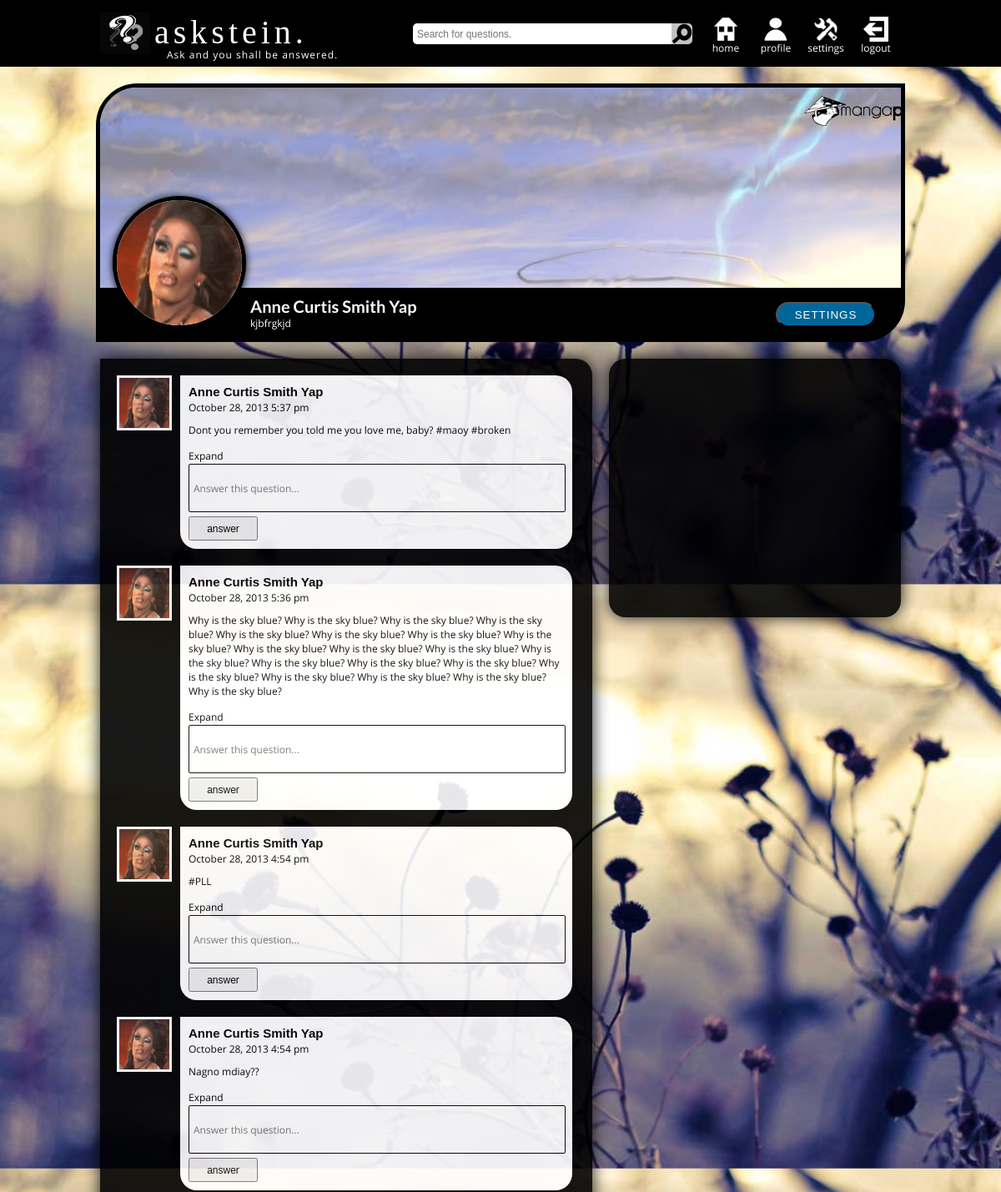
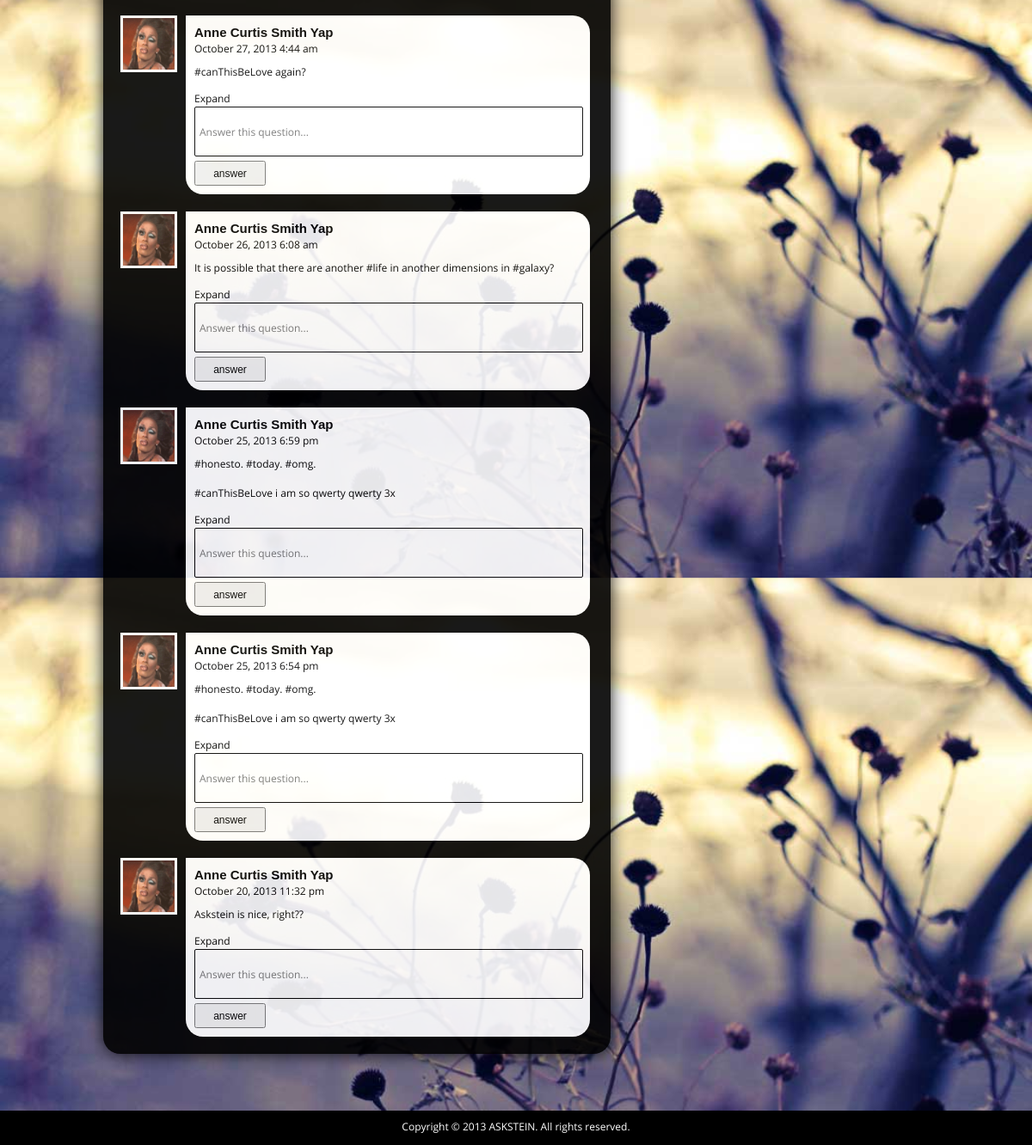
Page /user_profile.php?profile_id=24 (signed in) on the committed database (2 pictures, top to bottom).
### tables this page shows
CREATE TABLE IF NOT EXISTS `user_profiles` (
  `user_id` int(255) NOT NULL,
  `firstname` varchar(255) DEFAULT NULL,
  `lastname` varchar(255) DEFAULT NULL,
  `bio` varchar(140) DEFAULT NULL,
  `gender` enum('MALE','FEMALE') DEFAULT 'MALE',
  `location` varchar(255) DEFAULT NULL,
  `birthdate` date DEFAULT '0000-00-00',
  `prof_pic` varchar(255) NOT NULL DEFAULT 'default.gif',
  `cover_pic` varchar(255) NOT NULL DEFAULT 'default.jpg',
  PRIMARY KEY (`user_id`),
  KEY `user_id` (`user_id`)
);

CREATE TABLE IF NOT EXISTS `users` (
  `user_id` int(255) NOT NULL AUTO_INCREMENT,
  `username` varchar(255) NOT NULL,
  `password` varchar(255) NOT NULL,
  `email_address` varchar(255) NOT NULL,
  PRIMARY KEY (`user_id`)
);

CREATE TABLE IF NOT EXISTS `questions` (
  `question_id` int(255) NOT NULL AUTO_INCREMENT,
  `num_of_followers` int(255) NOT NULL,
  `user_id` int(255) DEFAULT NULL,
  `content` text NOT NULL,
  `ask_date` timestamp NOT NULL DEFAULT CURRENT_TIMESTAMP,
  PRIMARY KEY (`question_id`),
  KEY `user_id` (`user_id`)
);

### process/common.php (called while the page is built, shortened)
<?php
	function formatizeTime($time) {
		return date("F j, Y g:i a", strtotime($time));
	}
?>

### user_profile.php (the view, shortened to what this page needs)
<?php
	include('process/common.php');
	$user_id = $_SESSION['userid'];
	$profile_id = $_GET['profile_id'];
	$user_profile = mysql_query("SELECT * FROM user_profiles WHERE user_id = '$profile_id'");
	$user_profile = mysql_fetch_array($user_profile);
	$questions_result = mysql_query(
		"SELECT users.user_id,
				questions.content,
				questions.ask_date,
				questions.question_id,
				user_profiles.firstname,
				user_profiles.lastname,
				user_profiles.prof_pic
		FROM users
		INNER JOIN user_profiles
		INNER JOIN questions
		ON users.user_id = user_profiles.user_id
		AND questions.user_id = users.user_id
		WHERE users.user_id = '$profile_id'
		ORDER BY questions.question_id DESC");
	$question_list = array();
	while ($question = mysql_fetch_array($questions_result)) {
		array_push($question_list, $question);
	}
?>
<?php include('fronts/header.php'); ?>
		<div class="wrapper">
			<div class="cover">
				<div class="cover_info" style="background: url('images/cover_pics/<?= $user_profile['cover_pic']; ?>')"></div>
				<div class="user_info_container">
					<?php
						if ($profile_id != $user_id) {
							$hasFollowed = mysql_query("SELECT * FROM user_follow WHERE follower_id = '$user_id' AND follow_id = '$profile_id'");
							if (mysql_num_rows($hasFollowed) == 0) {
								echo '<a href="process/follow_user.php?toBeFollowed='.$profile_id.'"><input type="button" id="follow_button" value="FOLLOW"/></a>';
							} else {
								echo '<a href="process/follow_user.php?toBeUnfollowed='.$profile_id.'"><input type="button" id="follow_button" value="UNFOLLOW"/></a>';
							}
						} else {
							echo '<a href="settings.php?"><input type="button" id="follow_button" value="SETTINGS"/></a>';
						}
					?>
					<img src="images/prof_pics/<?= $user_profile['prof_pic']; ?>" class="prof_pic"/>
					<div class="user_info"><a href="#"><?php echo $user_profile['firstname'] . ' ' . $user_profile['lastname']; ?></a></div>
					<div class="user_description"><?php echo $user_profile['bio']; ?></div>
				</div>
			</div>
			<div class="content">
				<div class="container0" style="border-radius: 0px 20px 20px 20px;">
					<?php foreach ($question_list as $question) : ?>
						<div class="question">
							<div id="profile_picture" style="background: url('images/prof_pics/<?= $question['prof_pic']; ?>') no-repeat; background-size: 60px 60px"></div>
							<div class="question_content">
								<div id="username"><a href="#"><?php echo $question['firstname'] . ' ' . $question['lastname']; ?></a></div>
								<div class="question_info"><?= formatizeTime($question['ask_date']); ?></div>
								<div id="question_text"><?php echo nl2br($question['content']); ?></div>
								<a href="<?php echo 'question_content.php?question_id=' . $question['question_id']; ?>" type="button" class="question_buttons" name="follow_question">Expand</a><br>
								<form action="#" method="POST">
									<input type="textarea" id="answer" placeholder="Answer this question..."/>
									<input type="submit" id="answer_button" value="answer">
								</form>
							</div>
						</div>
					<?php endforeach; ?>
				</div>
				<div class="container1" style="height: 300px"></div>
			</div>
		</div>
<?php include('fronts/footer.php'); ?>

### styles.css (style rules this page uses)
* { margin: 0px auto; padding: 0px; }
a { text-decoration: none; }
html, body { height: 100%; background: url("images/background/1.jpg"); background-size: 100% auto; background-attachment:fixed; }
body { border-top: 1px solid transparent; margin-top: -1px; }
.wrapper { min-height: 100%; }
.cover { width: 960px; height: 300px; margin-top: 20px; border-radius: 50px 0px; border: 5px solid black; margin-bottom: 20px; }
.cover .cover_info { width: 960px; height: 240px; background: url("images/background/bg13.jpg"); border-radius: 44px 0px 0px 0px; }
.cover .user_info_container { width: 960px; height: 50px; background: black; padding-top: 10px; border-radius: 0px 0px 40px 0px; }
.cover .user_info_container #follow_button { width: 120px; height: 30px; float: right; background: #006699; color: white; letter-spacing: 1px; border-radius: 20px; margin: 7px 30px 0 0; }
.cover .user_info_container .prof_pic { width: 150px; height: 150px; background: white; float: left; margin: -120px 0px 0px 15px; border: 5px solid black; border-radius: 120px; box-shadow: 0 1px 10px; }
.cover .user_info_container .user_info a { font-family: 'Lato'; font-size: 20px; margin-left: 5px; color: white; }
.cover .user_info_container .user_description { font-family: 'Open Sans'; font-size: 12px; margin-left: 180px; color: white; }
.content { width: 960px; height: auto; }
.content .container0 { width: 590px; height: auto; background: black; float: left; border-radius: 0px 20px 20px 20px; box-shadow: 0px 0px 20px black; opacity: .9; }
.content .container0 .question { width: 550px; height: auto; margin: 20px 20px 0px 20px; }
.content .container0 .question #profile_picture { width: 60px; height: 60px; background: url("images/login.png") no-repeat; background-size: 60px 60px; float: left; border: 3px solid white; }
.content .container0 .question .question_content { width: 450px; height: auto; font-family: 'Open Sans'; background: white; margin: 0px 0px 20px 10px; padding: 0px 10px 10px 10px; border-radius: 0px 20px 20px 20px; float: left; }
.content .container0 .question .question_content #username { margin-top: 8px; }
.content .container0 .question .question_content #username a { font-family: 'Arial'; font-weight: bold; font-size: 15px; color: black; }
.content .container0 .question .question_content .question_info, .question_info a { font-family: 'Open Sans'; font-size: 12px; color: black; margin-bottom: 5px; }
.content .container0 .question .question_content #question_text { font-family: 'Open Sans'; font-size: 12px; margin: 10px 0px; }
.content .container0 .question .question_content .question_buttons { cursor: pointer; font-size: 12px; font-family: 'Open Sans'; border: none; margin-bottom: 5px; color: black; background: white; }
.content .container0 .question .question_content #answer { font-family: 'Open Sans'; font-size: 12px; width: 440px; height: 50px; max-width: 440px; max-height: 50px; border: 1px solid black; outline: none; padding: 3px 5px; border-radius: 2px; margin-bottom: 5px; }
.content .container0 .question .question_content #answer_button { width: 83px; height: 29px; font-family: sans-serif; font-size: 12px; }
.content .container1 { width: 350px; height: auto; background: black; float: right; border-radius: 20px 20px 20px 20px; box-shadow: 0px 0px 20px black; opacity: .9; color: white; padding-bottom: 10px; margin-bottom: 20px; }

### rows in the picture
user_profiles: cover_pic (picture), prof_pic (placeholder picture), firstname "Anne Curtis", lastname "Smith Yap", bio "kjbfrgkjd"
users: user_profiles.prof_pic (placeholder picture), user_profiles.firstname "Anne Curtis", user_profiles.lastname "Smith Yap", questions.ask_date "October 28, 2013 5:37 pm", questions.content "Dont you remember you told me you love me, baby? #maoy #broken", questions.ask_date "October 28, 2013 5:36 pm", questions.content "Why is the sky blue? Why is the sky blue? Why is the sky blue? Why is the sky blue? Why is the sky blue? Why is the sky blue? Why is the sky blue? Why is the sky blue? Why is the sky blue? Why is the sky blue? Why is the sky blue? Why is the sky blue? Why is the sky blue? Why is the sky blue? Why is the sky blue? Why is the sky blue? Why is the sky blue? Why is the sky blue? Why is the sky blue? Why is the sky blue?", questions.ask_date "October 28, 2013 4:54 pm", questions.content "#PLL", questions.content "Nagno mdiay??", questions.ask_date "October 27, 2013 4:44 am", questions.content "#canThisBeLove again?", questions.ask_date "October 26, 2013 6:08 am", questions.content "It is possible that there are another #life in another dimensions in #galaxy?", questions.ask_date "October 25, 2013 6:59 pm", questions.content "#honesto. #today. #omg. #canThisBeLove i am so qwerty qwerty 3x", questions.ask_date "October 25, 2013 6:54 pm", questions.ask_date "October 20, 2013 11:32 pm", questions.content "Askstein is nice, right??"
